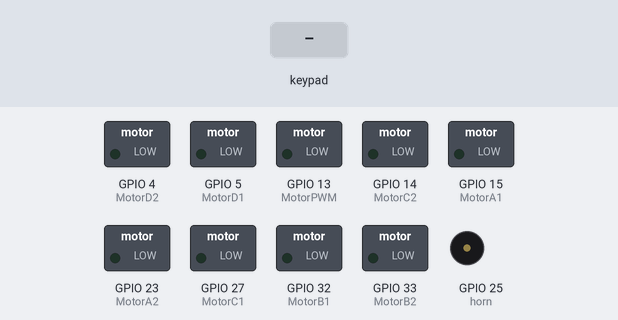
The sketch below on a simulated ESP32. On the bench: switched loads named in the sketch (green lamp = pin HIGH), buzzer (waves = sounding). Inputs (shaded band) come from the test bench. What the sketch prints to the serial monitor is not drawn.

Above: at 1.2 s.
1.3 s: key 'U' pressed
At 1.53 s:
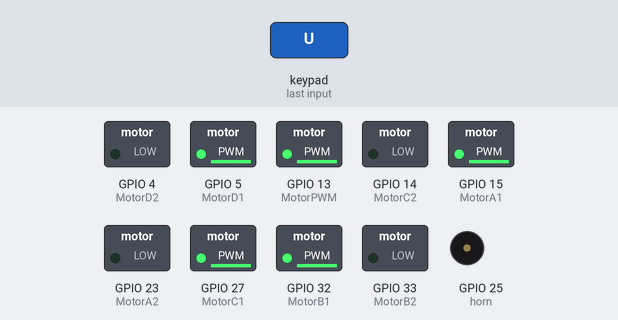
3.2 s: key 'D' pressed
At 3.43 s:
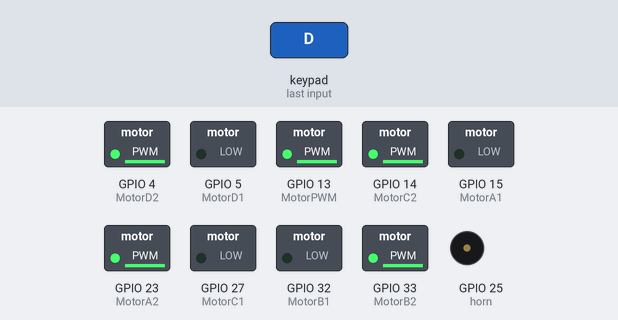
5.1 s: key 'L' pressed
At 5.33 s:
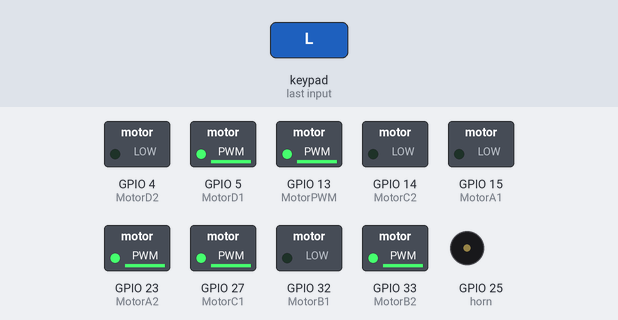
7.0 s: key 'X' pressed
At 7.24 s:
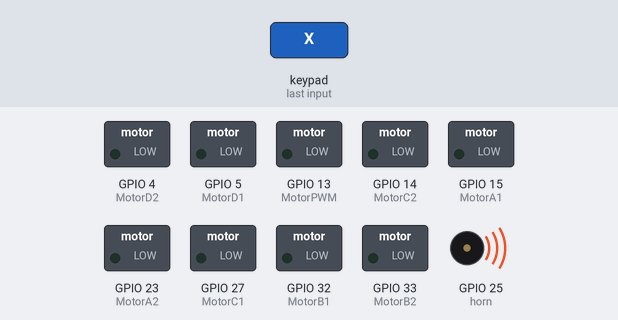
8.9 s: key 'R' pressed
At 9.13 s:
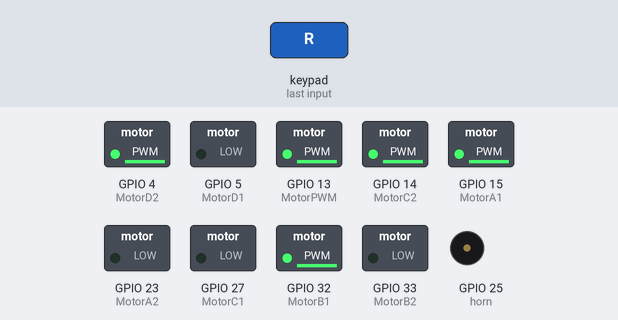
Timing chart, 0 to 11.8 s (numbered marks = the images above; inputs shaded):
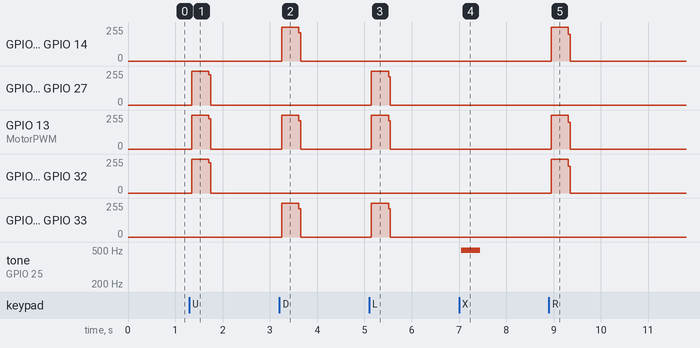

Measured:
- after the input at 1.3 s, GPIO 5 (MotorD1), GPIO 13 (MotorPWM), GPIO 15 (MotorA1), GPIO 27 (MotorC1), GPIO 32 (MotorB1): 0/255 → 253/255 after 0.05 s, → 0/255 0.36 s later
- after the input at 3.2 s, GPIO 4 (MotorD2), GPIO 13 (MotorPWM), GPIO 14 (MotorC2), GPIO 23 (MotorA2), GPIO 33 (MotorB2): 0/255 → 253/255 after 0.05 s, → 0/255 0.36 s later
- after the input at 5.1 s, GPIO 5 (MotorD1), GPIO 13 (MotorPWM), GPIO 23 (MotorA2), GPIO 27 (MotorC1), GPIO 33 (MotorB2): 0/255 → 253/255 after 0.05 s, → 0/255 0.36 s later
- after the input at 7.0 s, tone on GPIO 25 (horn): silent → 498 Hz after 0.05 s, → silent 0.40 s later
- after the input at 8.9 s, GPIO 4 (MotorD2), GPIO 13 (MotorPWM), GPIO 14 (MotorC2), GPIO 15 (MotorA1), GPIO 32 (MotorB1): 0/255 → 253/255 after 0.05 s, → 0/255 0.36 s later

The sketch:

WiBot.ino
```cpp
// ESP32 kart sürümünüzün 2.0.11 olması gereklidir

// Wi-Bot kontrolü için gerekli ayarlar
#define CUSTOM_SETTINGS
#define INCLUDE_GAMEPAD_MODULE
#include <DabbleESP32.h>   // Dabble kütüphanesi (Bluetooth üzerinden kontrol için)
#include <Arduino.h>

// Motor pinleri tanımlanıyor
#define MotorPWM 13	// PWM sinyali için motor anahtarlama pini

#define MotorA1 15  // Motor A ileri
#define MotorA2 23  // Motor A geri

#define MotorB1 32  // Motor B ileri
#define MotorB2 33  // Motor B geri

#define MotorC1 27  // Motor C ileri
#define MotorC2 14  // Motor C geri

#define MotorD1 5   // Motor D ileri
#define MotorD2 4   // Motor D geri

// Buzzer (korna) pini
#define horn 25

void setup() {
  // Giriş/Çıkış pinleri ayarlanıyor
  pinMode(horn, OUTPUT);
  pinMode(MotorPWM, OUTPUT);

  pinMode(MotorA1, OUTPUT);
  pinMode(MotorA2, OUTPUT);

  pinMode(MotorB1, OUTPUT);
  pinMode(MotorB2, OUTPUT);

  pinMode(MotorC1, OUTPUT);
  pinMode(MotorC2, OUTPUT);

  pinMode(MotorD1, OUTPUT);
  pinMode(MotorD2, OUTPUT);

  Serial.begin(115200);             // Seri monitör başlatılıyor
  Dabble.begin("REX_ROBOT");        // Bluetooth cihaz ismi belirleniyor
}

void loop() {
  Dabble.processInput();   // Bluetooth üzerinden gelen komutlar işleniyor
  stop();                  // Her döngüde motorlar önce durduruluyor

  // Yön tuşlarına göre hareket belirleniyor
  if (GamePad.isUpPressed()) forward();
  if (GamePad.isDownPressed()) backward();
  if (GamePad.isLeftPressed()) left();
  if (GamePad.isRightPressed()) right();

  // Özel butonlar için tepkiler
  if (GamePad.isSquarePressed()) Serial.print("Square");
  if (GamePad.isCirclePressed()) rex_horn();        // Korna çal
  if (GamePad.isCrossPressed()) rex_horn();         // Korna çal
  if (GamePad.isTrianglePressed()) Serial.print("Triangle");
  if (GamePad.isStartPressed()) Serial.print("Start");
  if (GamePad.isSelectPressed()) Serial.print("Select");

  // Joystick verileri seri porta yazdırılıyor
  Serial.print('\t');
  int a = GamePad.getAngle();       // Joystick açısı
  Serial.print("Angle: ");
  Serial.print(a);
  Serial.print('\t');

  int b = GamePad.getRadius();      // Joystick uzaklığı (hareket şiddeti)
  Serial.print("Radius: ");
  Serial.print(b);
  Serial.print('\t');

  float c = GamePad.getXaxisData(); // X ekseni (sağ-sol)
  Serial.print("x_axis: ");
  Serial.print(c);
  Serial.print('\t');

  float d = GamePad.getYaxisData(); // Y ekseni (ileri-geri)
  Serial.print("y_axis: ");
  Serial.println(d);
  Serial.println();
}

// İleri hareket fonksiyonu
void forward() {
  digitalWrite(MotorPWM, HIGH);  // PWM sinyali aktif

  digitalWrite(MotorA1, HIGH);
  digitalWrite(MotorA2, LOW);

  digitalWrite(MotorB1, HIGH);
  digitalWrite(MotorB2, LOW);

  digitalWrite(MotorC1, HIGH);
  digitalWrite(MotorC2, LOW);

  digitalWrite(MotorD1, HIGH);
  digitalWrite(MotorD2, LOW);
}

// Sola dönüş fonksiyonu
void left() {
  digitalWrite(MotorPWM, HIGH);

  digitalWrite(MotorA1, LOW);
  digitalWrite(MotorA2, HIGH);

  digitalWrite(MotorB1, LOW);
  digitalWrite(MotorB2, HIGH);

  digitalWrite(MotorC1, HIGH);
  digitalWrite(MotorC2, LOW);

  digitalWrite(MotorD1, HIGH);
  digitalWrite(MotorD2, LOW);
}

// Sağa dönüş fonksiyonu
void right() {
  digitalWrite(MotorPWM, HIGH);

  digitalWrite(MotorA1, HIGH);
  digitalWrite(MotorA2, LOW);

  digitalWrite(MotorB1, HIGH);
  digitalWrite(MotorB2, LOW);

  digitalWrite(MotorC1, LOW);
  digitalWrite(MotorC2, HIGH);

  digitalWrite(MotorD1, LOW);
  digitalWrite(MotorD2, HIGH);
}

// Robotu durdurma fonksiyonu
void stop() {
  digitalWrite(MotorPWM, LOW);   // PWM sinyali kapatılır

  digitalWrite(MotorA1, LOW);
  digitalWrite(MotorA2, LOW);

  digitalWrite(MotorB1, LOW);
  digitalWrite(MotorB2, LOW);

  digitalWrite(MotorC1, LOW);
  digitalWrite(MotorC2, LOW);

  digitalWrite(MotorD1, LOW);
  digitalWrite(MotorD2, LOW);
}

// Geri hareket fonksiyonu
void backward() {
  digitalWrite(MotorPWM, HIGH);

  digitalWrite(MotorA1, LOW);
  digitalWrite(MotorA2, HIGH);

  digitalWrite(MotorB1, LOW);
  digitalWrite(MotorB2, HIGH);

  digitalWrite(MotorC1, LOW);
  digitalWrite(MotorC2, HIGH);

  digitalWrite(MotorD1, LOW);
  digitalWrite(MotorD2, HIGH);
}

// Korna fonksiyonu - kısa titreşimli ses çıkarır
void rex_horn() {
  for(int i = 0; i < 50; i++) {
    digitalWrite(horn, HIGH);
    delay(1);
    digitalWrite(horn, LOW);
    delay(1);
  }
}
```
